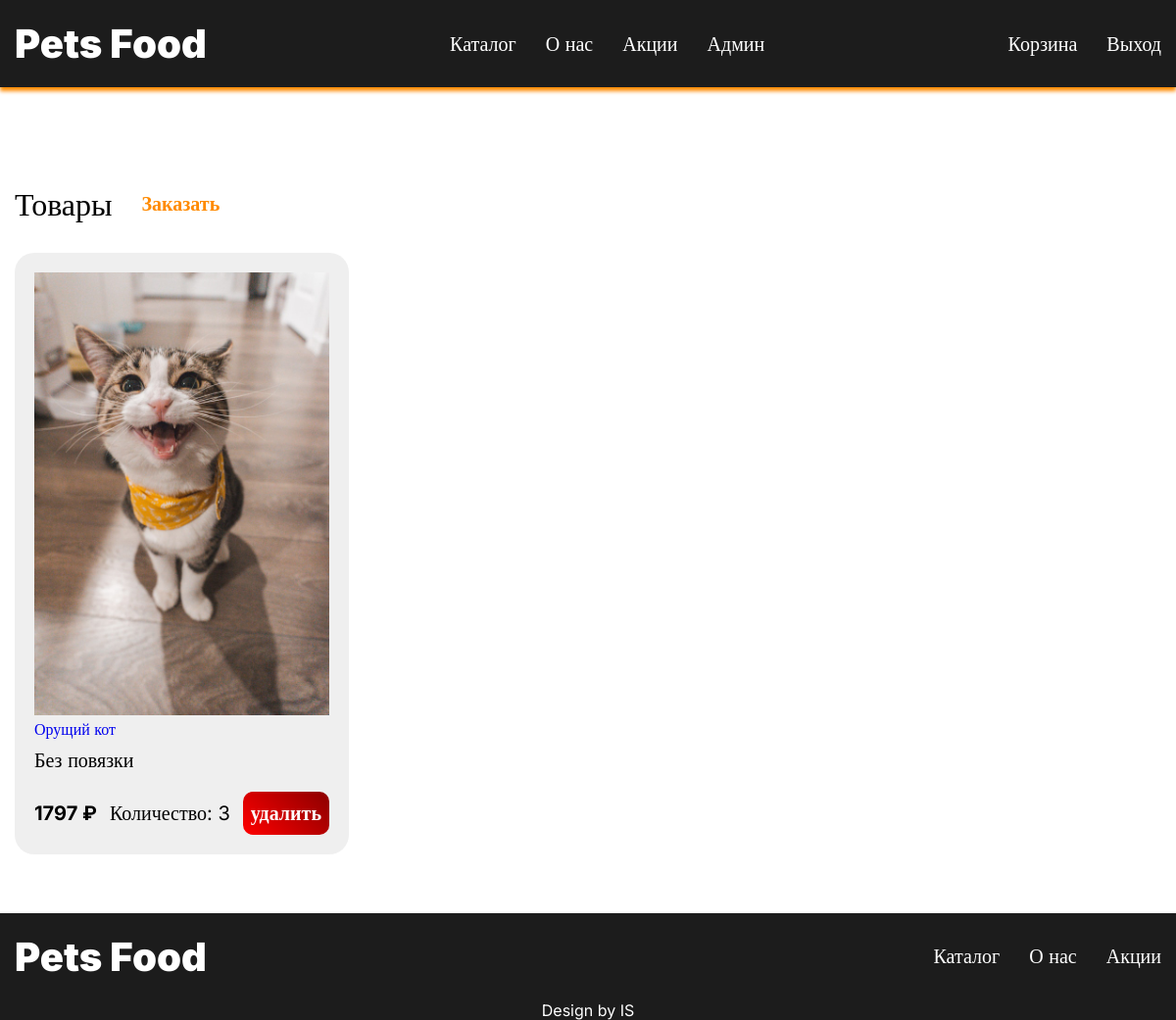
/cart.php (signed in), run on an earlier commit of the app's database.
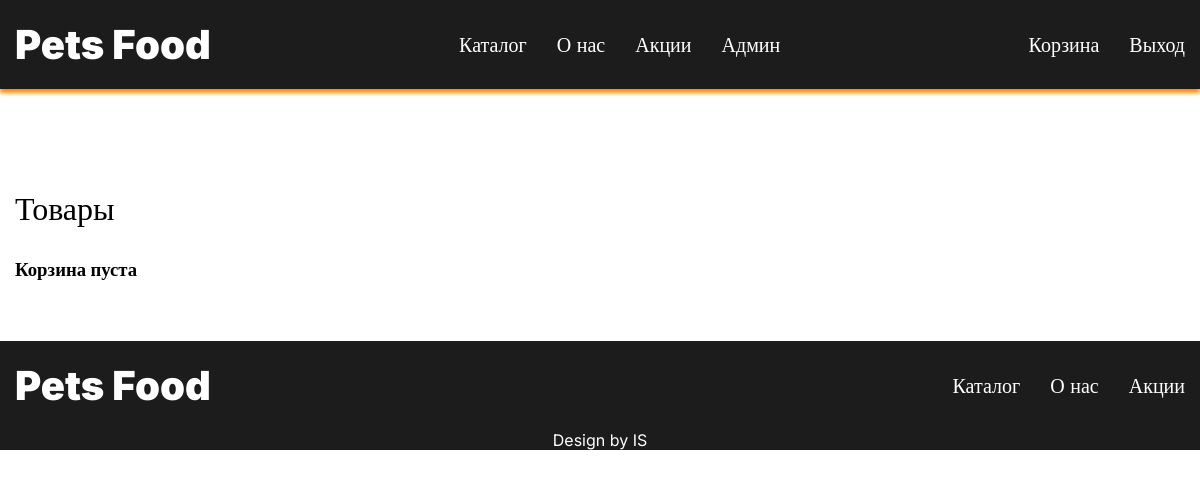
And on a later commit of the database.
### tables this page shows
CREATE TABLE `cart` (
  `id` int NOT NULL,
  `product_id` int NOT NULL,
  `user_id` int NOT NULL,
  `count` int NOT NULL DEFAULT '1'
);

CREATE TABLE `products` (
  `id` int NOT NULL,
  `title` varchar(100) NOT NULL,
  `description` text,
  `price` int NOT NULL,
  `img_path` varchar(255) NOT NULL DEFAULT 'default.jpeg',
  `category_id` int NOT NULL,
  `status_id` int NOT NULL DEFAULT '2',
  `user_id` int NOT NULL,
  `created_at` timestamp NOT NULL DEFAULT CURRENT_TIMESTAMP
);

### app/services/functions.php (called while the page is built, shortened)
<?php
function auth()
{
    return isset($_SESSION['AUTH_ID']) ? intval($_SESSION['AUTH_ID']) : false;
}

### cart.php (the view, shortened to what this page needs)
<?php
include('app/services/Base.php');
$user_id = auth();
$products = $database->query("SELECT * FROM `cart`
        LEFT JOIN `products` ON `cart`.`product_id` = `products`.`id`
        WHERE `cart`.`user_id` = '$user_id'")->fetchAll(2);
?>
<!DOCTYPE html>
<html lang="en">
<head>
    <?php include('app/components/MetaTags.php'); ?>
</head>
<body>
<?php include('app/components/Header.php'); ?>
<div class="adminpanel">
    <div class="container">
        <div class="admin-catalog">
            <div class="add">
                <h2>Товары</h2>
                <?php if(count($products) > 0): ?>
                    <a href="order.php">Заказать</a>
                <?php endif; ?>
            </div>
            <div class="catalog-items" id="catalog">
                <?php if(count($products) > 0): ?>
                    <?php foreach ($products as $product): ?>
                        <div class="catalog-item">
                            <div class="item">
                                <div class="catalog-img">
                                    <img src="<?= $product['img_path']; ?>" alt="">
                                </div>
                                <div class="catalog-text">
                                    <a href="product.php?id=<?= $product['id']; ?>"><?= $product['title']; ?></a>
                                    <p><?= $product['description']; ?></p>
                                    <div class="price">
                                        <h4><?= $product['price'] * $product['count']; ?> ₽</h4>
                                        <p>Количество: <?= $product['count']; ?></p>
                                        <a href="app/actions/Product/delete.php?delete&id=<?= $product['id']; ?>"
                                           class="redbtn" onclick="return proverka()">удалить</a>
                                    </div>
                                </div>
                            </div>
                        </div>
                    <?php endforeach; ?>
                <?php else: ?>
                    <h3>Корзина пуста</h3>
                <?php endif; ?>
            </div>
        </div>
    </div>
</div>
<?php include('app/components/Footer.php'); ?>
</body>
</html>

What changed in the data, as far as the page shows it:
removed cart: product.img_path (picture), product.title "Орущий кот", product.description "Без повязки", $product['price'] * $product['count'] "1797", count "3"
Also different on the page:
text no longer shown: "Заказать"
text now shown: "Корзина пуста"
